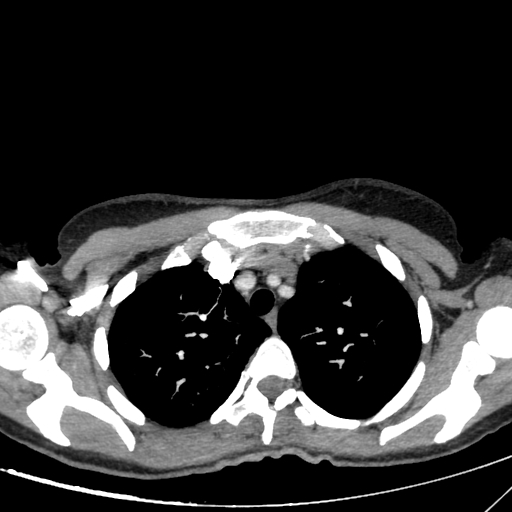
%> input picture radiology-images/1.jpg, 1024 x 1024 px (shown at 1/2 size)
$ octave --eval "result = sinogram(imread('1.jpg'));"   (GNU Octave 9; MATLAB toolbox functions it lacks are replaced by stand-ins)
%> lines starting %> are read from the running program, lines starting %| are printed output that depends on the picture
function out = sinogram(img)

img = imresize(img, [100 100]);
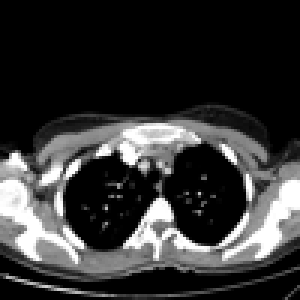
%> img: size 100x100 uint8 (shown 3 times larger); min 0, max 255, mean 52.8
iptsetpref('ImshowAxesVisible','on');
th = 0:180;
[out, xp] = radon(img, th);
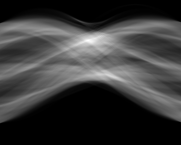
%> out: size 145x181 double; min 0, max 16262.3, mean 3644.5; drawn with min black and max white
%> xp = 145 values from -72 to 72
figure, imshow(out, [], 'Xdata', th, 'Ydata', xp,...
    'InitialMagnification', 'fit');
xlabel('\theta (degrees)');
ylabel('x''');
colormap(gray), colorbar
iptsetpref('ImshowAxesVisible','on');
